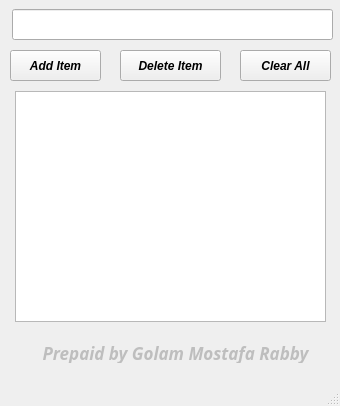
<?xml version="1.0" encoding="UTF-8"?>
<ui version="4.0">
 <class>MainWindow</class>
 <widget class="QMainWindow" name="MainWindow">
  <property name="enabled">
   <bool>true</bool>
  </property>
  <property name="geometry">
   <rect>
    <x>0</x>
    <y>0</y>
    <width>340</width>
    <height>406</height>
   </rect>
  </property>
  <property name="sizePolicy">
   <sizepolicy hsizetype="Fixed" vsizetype="Fixed">
    <horstretch>0</horstretch>
    <verstretch>0</verstretch>
   </sizepolicy>
  </property>
  <property name="maximumSize">
   <size>
    <width>340</width>
    <height>406</height>
   </size>
  </property>
  <property name="font">
   <font>
    <weight>75</weight>
    <italic>true</italic>
    <bold>true</bold>
   </font>
  </property>
  <property name="windowTitle">
   <string>To Do List</string>
  </property>
  <property name="windowIcon">
   <iconset>
    <normaloff>C:/Users/gmrab/OneDrive/Pictures/Golam_mostafa_rabby.ico</normaloff>C:/Users/gmrab/OneDrive/Pictures/Golam_mostafa_rabby.ico</iconset>
  </property>
  <widget class="QWidget" name="centralwidget">
   <widget class="QPushButton" name="Additem_pushButton">
    <property name="geometry">
     <rect>
      <x>10</x>
      <y>50</y>
      <width>91</width>
      <height>31</height>
     </rect>
    </property>
    <property name="text">
     <string>Add Item</string>
    </property>
   </widget>
   <widget class="QPushButton" name="Deleteitem_pushButton">
    <property name="geometry">
     <rect>
      <x>120</x>
      <y>50</y>
      <width>101</width>
      <height>31</height>
     </rect>
    </property>
    <property name="text">
     <string>Delete Item</string>
    </property>
   </widget>
   <widget class="QPushButton" name="Clearall_pushButton">
    <property name="geometry">
     <rect>
      <x>240</x>
      <y>50</y>
      <width>91</width>
      <height>31</height>
     </rect>
    </property>
    <property name="text">
     <string>Clear All</string>
    </property>
   </widget>
   <widget class="QLineEdit" name="Additem_lineEdit">
    <property name="geometry">
     <rect>
      <x>12</x>
      <y>9</y>
      <width>321</width>
      <height>31</height>
     </rect>
    </property>
    <property name="sizePolicy">
     <sizepolicy hsizetype="Fixed" vsizetype="Fixed">
      <horstretch>0</horstretch>
      <verstretch>0</verstretch>
     </sizepolicy>
    </property>
    <property name="font">
     <font>
      <pointsize>10</pointsize>
     </font>
    </property>
   </widget>
   <widget class="QListWidget" name="todo_listWidget">
    <property name="geometry">
     <rect>
      <x>15</x>
      <y>91</y>
      <width>311</width>
      <height>231</height>
     </rect>
    </property>
    <property name="sizePolicy">
     <sizepolicy hsizetype="Fixed" vsizetype="Fixed">
      <horstretch>0</horstretch>
      <verstretch>0</verstretch>
     </sizepolicy>
    </property>
    <property name="font">
     <font>
      <family>Rockwell</family>
      <pointsize>10</pointsize>
      <weight>50</weight>
      <italic>false</italic>
      <bold>false</bold>
     </font>
    </property>
   </widget>
   <widget class="QLabel" name="label">
    <property name="enabled">
     <bool>false</bool>
    </property>
    <property name="geometry">
     <rect>
      <x>20</x>
      <y>342</y>
      <width>311</width>
      <height>21</height>
     </rect>
    </property>
    <property name="font">
     <font>
      <family>Monotype Corsiva</family>
      <pointsize>13</pointsize>
     </font>
    </property>
    <property name="text">
     <string>Prepaid by Golam Mostafa Rabby</string>
    </property>
    <property name="textFormat">
     <enum>Qt::PlainText</enum>
    </property>
    <property name="alignment">
     <set>Qt::AlignCenter</set>
    </property>
    <property name="wordWrap">
     <bool>false</bool>
    </property>
   </widget>
  </widget>
  <widget class="QMenuBar" name="menubar">
   <property name="geometry">
    <rect>
     <x>0</x>
     <y>0</y>
     <width>340</width>
     <height>21</height>
    </rect>
   </property>
  </widget>
  <widget class="QStatusBar" name="statusbar"/>
 </widget>
 <resources/>
 <connections/>
</ui>
